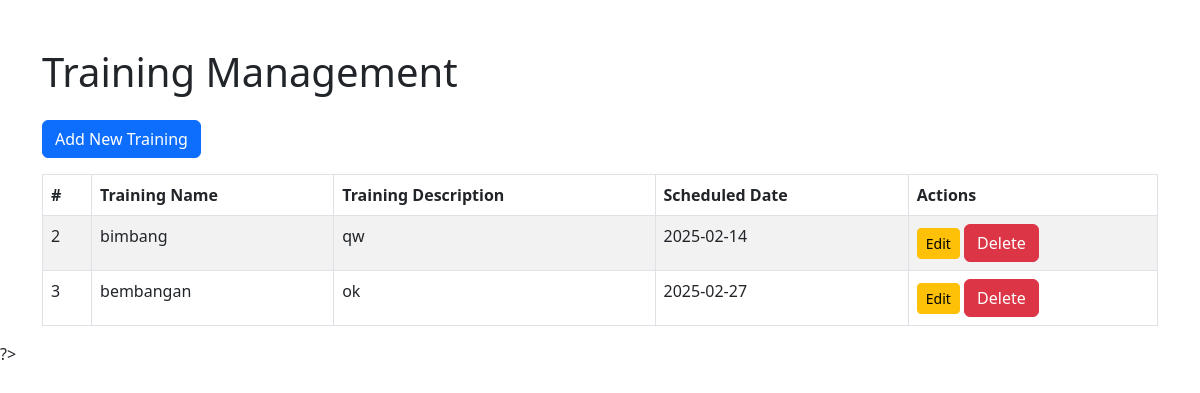
The page /training/index.php (signed in) on the database as committed earlier.
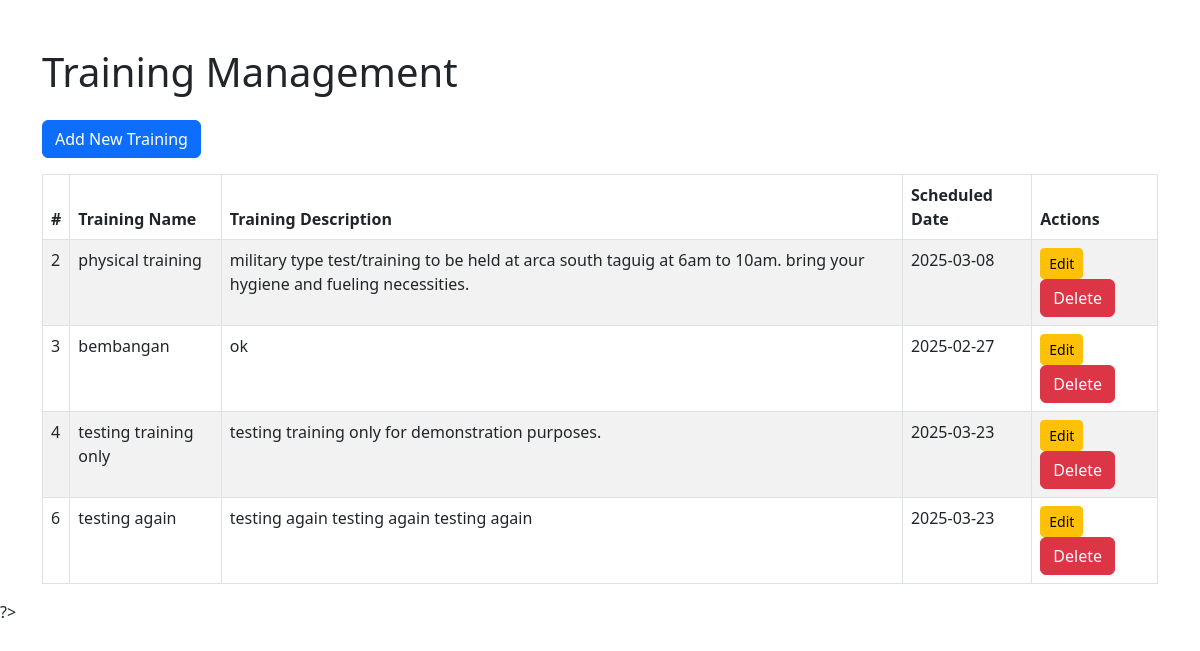
The same page on the database as committed later.
### tables this page shows
CREATE TABLE `trainings` (
  `training_id` int(11) NOT NULL,
  `training_name` varchar(100) NOT NULL,
  `description` text DEFAULT NULL,
  `scheduled_date` date NOT NULL
);

### training/index.php (the view, shortened to what this page needs)
<?php
include('../includes/config.php');
    $sql = "SELECT trainings.training_id, trainings.training_name, trainings.description, trainings.scheduled_date
    FROM trainings";
$result = $conn->query($sql);
?>
<!DOCTYPE html>
<html lang="en">
<head>
    <link rel="stylesheet" href="https://cdn.jsdelivr.net/npm/bootstrap@5.3.0/dist/css/bootstrap.min.css">
</head>
<body>
    <div class="container mt-5">
        <h1 class="mb-4">Training Management</h1>
        <a href="create_training.php" class="btn btn-primary mb-3">Add New Training</a>
        <table class="table table-bordered table-striped">
            <thead>
                <tr>
                    <th>#</th>
                    <th>Training Name</th>
                    <th>Training Description</th>
                    <th>Scheduled Date</th>
                    <th>Actions</th>
                </tr>
            </thead>
            <tbody>
                <?php if ($result->num_rows > 0): ?>
                    <?php while ($row = $result->fetch_assoc()): ?>
                        <tr>
    <td><?= $row['training_id']; ?></td>
    <td><?= $row['training_name']; ?></td>
    <td><?= $row['description']; ?></td>
    <td><?= $row['scheduled_date']; ?></td>
    <td>
        <a href="edit_training.php?training_id=<?= $row['training_id']; ?>" class="btn btn-warning btn-sm">Edit</a>
        <a href="delete_training.php?training_id=<?= $row['training_id']; ?>" class="btn btn-danger" onclick="return confirm('Are you sure you want to delete this record?');">Delete</a>
    </td>
</tr>
                    <?php endwhile; ?>
                <?php else: ?>
                    <tr>
                        <td colspan="8" class="text-center">No training found</td>
                    </tr>
                <?php endif; ?>
            </tbody>
        </table>
    </div>
</body>
</html>

Rows that differ between the two databases and show on the page:
changed trainings id 2: training_name "bimbang" → "physical training"; description "qw" → "military type test/training to be held at arca south taguig at 6am to 10am. bring your hygiene and fueling necessities."; scheduled_date "2025-02-14" → "2025-03-08"
added trainings: training_id "4", training_name "testing training only", description "testing training only for demonstration purposes.", scheduled_date "2025-03-23"
added trainings: training_id "6", training_name "testing again", description "testing again testing again testing again", scheduled_date "2025-03-23"
